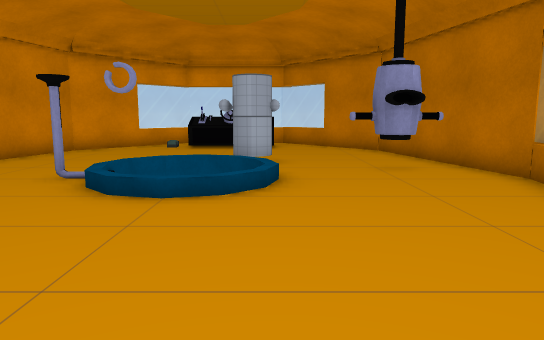
View 1 (above)

13 first-person views from a walk through a scene from a Unity 3-D project. The camera is 1.2 m above the floor, tilts 8° down and sees 70° across. The floor is counted in squares, 1 m on a side. Each view is taken from the middle of a square. On the plan, view 1 faces up. The plan holds only what a view shows up to about 15 squares ahead; the rest is blank. The player is left out. Some surface patterns are stand-ins.

View 2
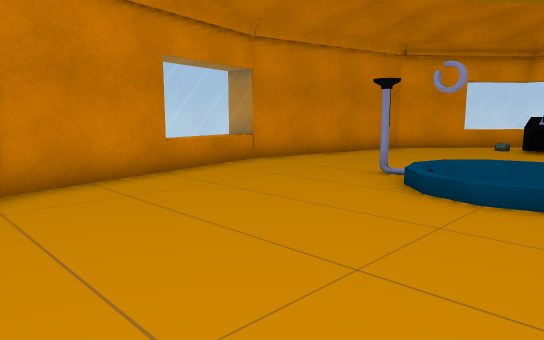

View 3
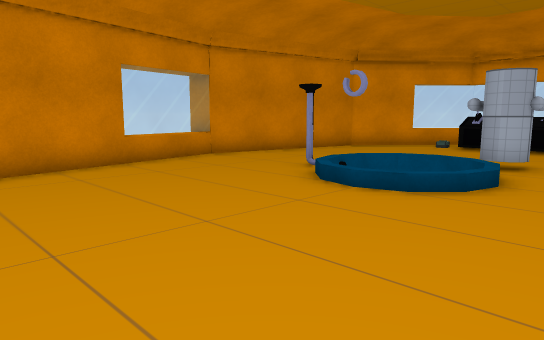

View 4
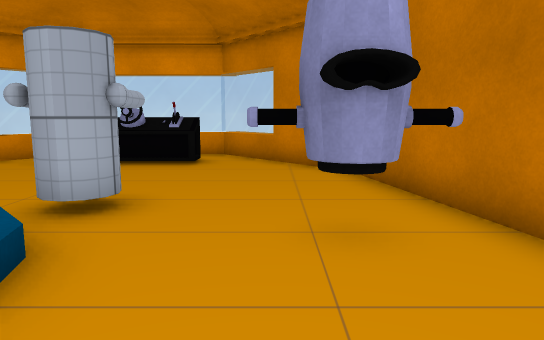

View 5
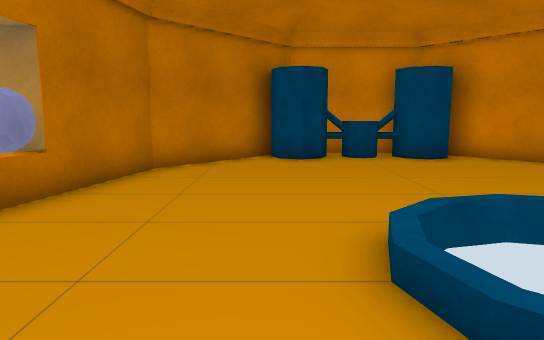

View 6
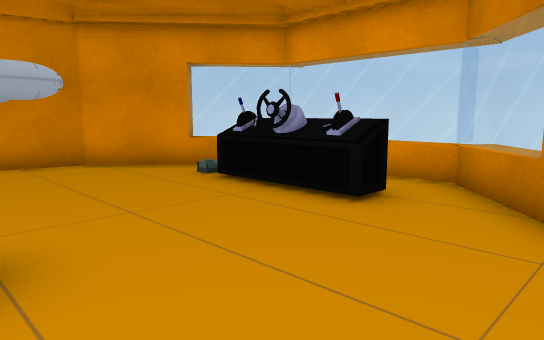

View 7
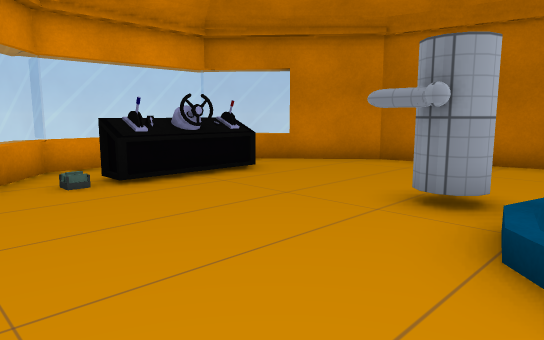

View 8
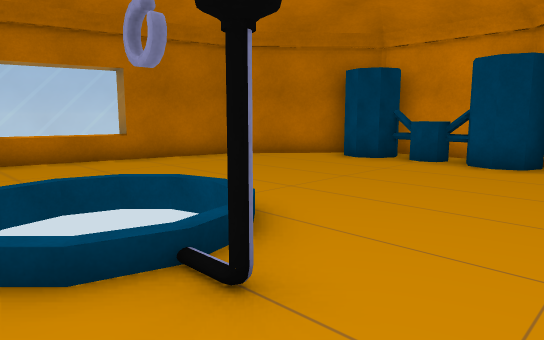

View 9
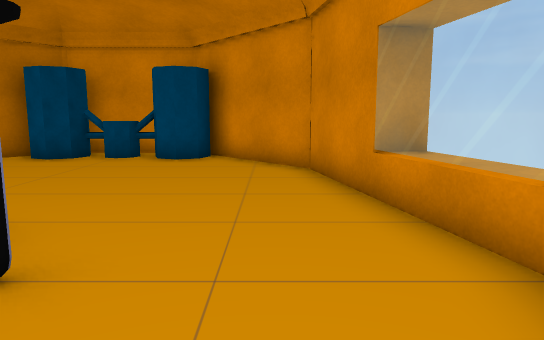

View 10
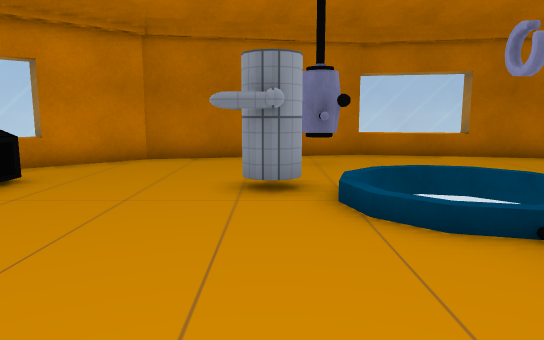

View 11
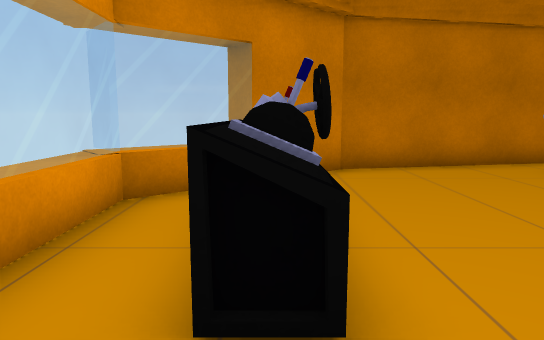

View 12
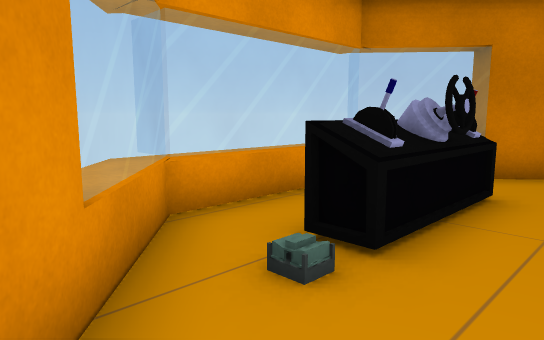

View 13
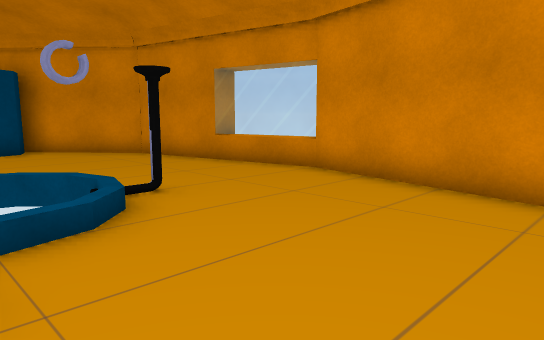

### Floor plan
Points are (right, up) in squares from view 1. A wall is a line through its corners. A room is listed if a view was taken in it or the views show most of it. See-through windows are left out.
Room 1 (views 1, 2, 3, 4, 5, 6, 7, 8, 9, 10, 11, 12, 13)
walls: (-2.3, 7.3) (-2.8, 7.2) (-3.2, 7.4) (-2.8, 7.4) (-2.3, 7.3); (-2.5, 7.3) (-3.1, 7.3); (-3.1, 7.4) (-2.5, 7.4); (-8.1, 7.3) (-6.9, 1.2) (-4, -2); (-5.2, 15.4) (-6.9, 13.4) (-8.1, 7.4); (4.2, 4.3) (5.2, 4.1); (-2.6, -1.3) (-1.6, -0.9) (-0.6, -1.3); (-1, -1.4) (-0.6, -1.2); (-4.2, -1.5) (-3.9, -0.9) (-3.4, -0.6) (-2.8, -0.9) (-2.7, -1.2) (-2.1, -1.4); (-0.4, -2.1) (-0.6, -1.4) (-0.4, -0.9) (0.2, -0.6) (0.8, -0.9); (1, -1.9) (3.7, 1.2) (4.9, 7.3) (3.7, 13.4) (2, 15.3) (2.7, 15.9); (-3, -2.5) (-0.1, -2.5)
low walls: (0.5, 17.1) (-3.6, 17.1); (-2.6, -1.3) (-2.1, -1.3); (-1.1, -1.3) (-0.6, -1.3); (-2.1, -1.4) (-1.9, -1)
objects: other object (-3, 15) to (0, 15); other object (-1, 10) to (0, 11); other object (2, 8) to (4, 9)

Positions as (right, up) in squares from view 1, and headings:
1: (0, 0), facing up
2: (0, 0), facing up-left
3: (2, 0), facing up-left
4: (2, 5), facing up
5: (1, 10), facing down
6: (3, 10), facing up-left
7: (-6, 8), facing up-right
8: (-6, 9), facing down-right
9: (-6, 10), facing down
10: (-7, 10), facing right
11: (-5, 15), facing right
12: (-6, 13), facing up-right
13: (-1, 13), facing down-left
